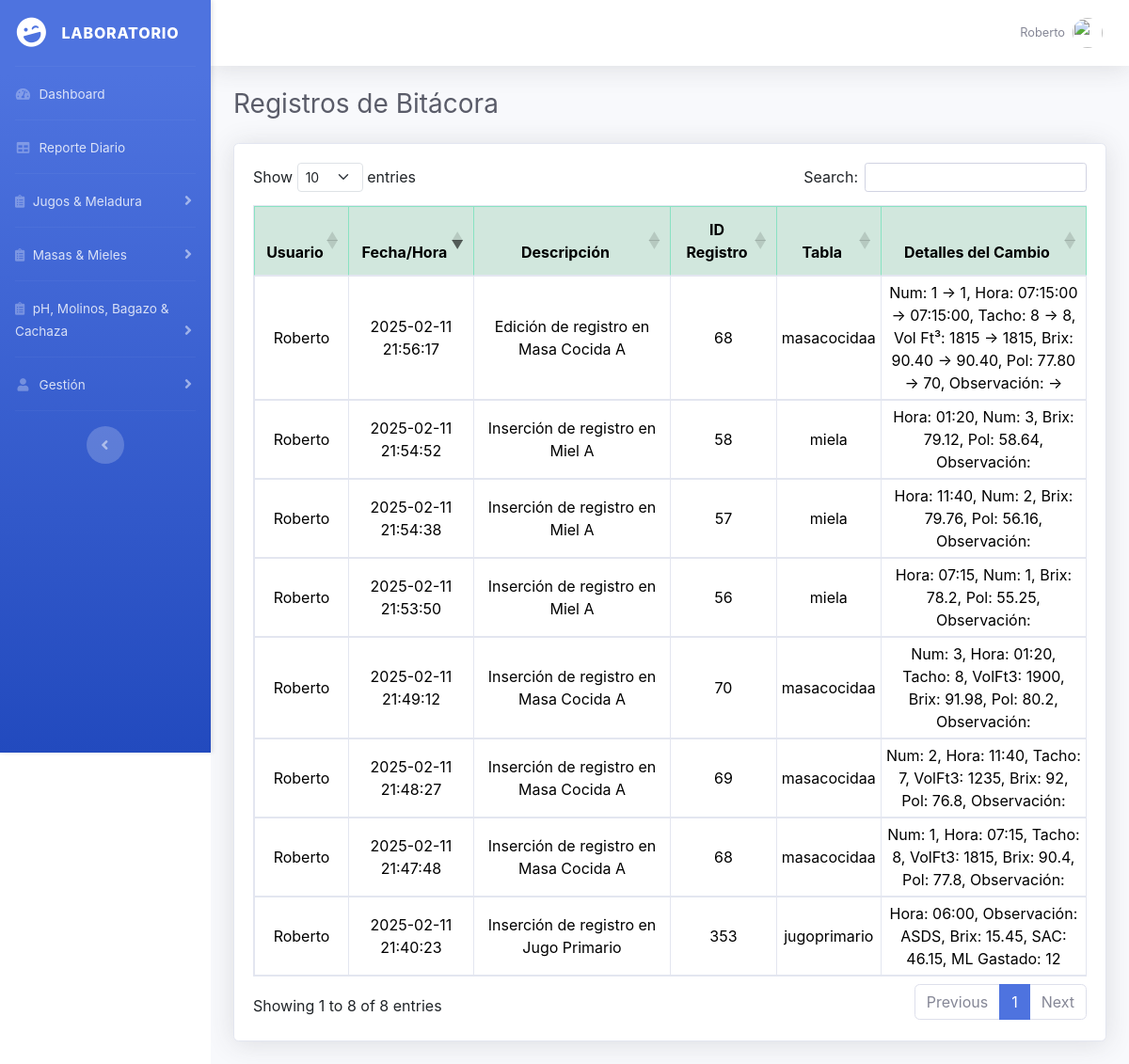
Screenshot of /views/mostrarBitacora.php (signed in) with the database file from the repository.
### tables this page shows
CREATE TABLE IF NOT EXISTS `bitacora` (
  `idBitacora` int NOT NULL AUTO_INCREMENT,
  `nombreUsuario` varchar(255) NOT NULL,
  `fechaHora` timestamp NULL DEFAULT CURRENT_TIMESTAMP,
  `descripcion` text NOT NULL,
  `idRegistro` int NOT NULL,
  `nombreTabla` varchar(255) NOT NULL,
  `detallesCambio` text,
  PRIMARY KEY (`idBitacora`)
);

### views/mostrarBitacora.php (the view, shortened to what this page needs)
<?php
include ROOT_PATH . 'config/conexion.php';
?>
<!DOCTYPE html>
<html lang="es">
<head>
    <link href="<?= BASE_PATH ?>public/vendor/bootstrap/css/bootstrap.min.css" rel="stylesheet">
    <link rel="stylesheet" href="https://cdn.datatables.net/1.13.1/css/dataTables.bootstrap5.min.css">
    <link href="<?= BASE_PATH ?>public/vendor/fontawesome-free/css/all.min.css" rel="stylesheet">
    <link href="<?= BASE_PATH ?>public/css/sb-admin-2.min.css" rel="stylesheet">
</head>
<body id="page-top">
    <div id="wrapper">
        <?php include ROOT_PATH . 'includes/sidebar.php'; ?>
        <div id="content-wrapper" class="d-flex flex-column">
            <div id="content">
                <?php include ROOT_PATH . 'includes/topbar.php'; ?>
                <div class="container-fluid">
                    <h1 class="h3 mb-4 text-gray-800">Registros de Bitácora</h1>
                    <div class="card shadow mb-4">
                        <div class="card-body table-responsive">
                            <?php
                            $sql = "SELECT idBitacora, nombreUsuario, fechaHora, descripcion,
                                   idRegistro, nombreTabla, detallesCambio
                            FROM bitacora
                            ORDER BY fechaHora DESC";
                            $stmt = $conexion->prepare($sql);
                            $stmt->execute();
                            $registros = $stmt->fetchAll(PDO::FETCH_ASSOC);
                            ?>
                            <div class="table-responsive">
                                <table class="table table-bordered" id="tablaBitacora" width="100%" cellspacing="0">
                                    <thead class="table-success">
                                        <tr>
                                            <th class="text-center">Usuario</th>
                                            <th class="text-center">Fecha/Hora</th>
                                            <th class="text-center">Descripción</th>
                                            <th class="text-center">ID Registro</th>
                                            <th class="text-center">Tabla</th>
                                            <th class="text-center">Detalles del Cambio</th>
                                        </tr>
                                    </thead>
                                    <tbody>
                                        <?php foreach ($registros as $registro): ?>
                                            <tr>
                                                <td><?= htmlspecialchars($registro['nombreUsuario']) ?></td>
                                                <td><?= htmlspecialchars($registro['fechaHora']) ?></td>
                                                <td><?= htmlspecialchars($registro['descripcion']) ?></td>
                                                <td class="text-center"><?= $registro['idRegistro'] ?></td>
                                                <td class="text-center"><?= htmlspecialchars($registro['nombreTabla']) ?></td>
                                                <td><?= nl2br(htmlspecialchars($registro['detallesCambio'])) ?></td>
                                            </tr>
                                        <?php endforeach; ?>
                                    </tbody>
                                </table>
                            </div>
                        </div>
                    </div>
                </div>
            </div>
        </div>
</body>
</html>

### includes/sidebar.php (shortened to what this page needs)
<ul class="navbar-nav bg-gradient-primary sidebar sidebar-dark accordion" id="accordionSidebar">
    <a class="sidebar-brand d-flex align-items-center justify-content-center" href="<?php echo BASE_PATH; ?>index.php">
        <div class="sidebar-brand-icon rotate-n-15">
            <i class="fas fa-laugh-wink"></i>
        </div>
        <div class="sidebar-brand-text mx-3">Laboratorio</div>
    </a>
    <hr class="sidebar-divider my-0">
    <li class="nav-item">
        <a class="nav-link" href="<?php echo BASE_PATH; ?>views/dashboard.php">
            <i class="fas fa-fw fa-tachometer-alt"></i>
            <span>Dashboard</span></a>
    </li>
    <hr class="sidebar-divider my-0">
    <li class="nav-item">
        <a class="nav-link" href="<?php echo BASE_PATH; ?>views/reporteDiario.php">
            <i class="fas fa-fw fa-table"></i>
            <span>Reporte Diario</span></a>
    </li>
    <hr class="sidebar-divider my-0">
    <li class="nav-item">
        <a class="nav-link collapsed" href="#" data-toggle="collapse" data-target="#collapseJugosMeladura" aria-expanded="true" aria-controls="collapseJugosMeladura">
            <i class="fas fa-clipboard-list"></i>
            <span>Jugos & Meladura</span>
        </a>
    </li>
    <hr class="sidebar-divider my-0">
    <li class="nav-item">
        <a class="nav-link collapsed" href="#" data-toggle="collapse" data-target="#collapseMasasMieles" aria-expanded="true" aria-controls="collapseMasasMieles">
            <i class="fas fa-clipboard-list"></i>
            <span>Masas & Mieles</span>
        </a>
    </li>
    <hr class="sidebar-divider my-0">
    <li class="nav-item">
        <a class="nav-link collapsed" href="#" data-toggle="collapse" data-target="#collapsephMolinosBagazoCachaza" aria-expanded="true" aria-controls="collapsephMolinosBagazoCachaza">
            <i class="fas fa-clipboard-list"></i>
            <span>pH, Molinos, Bagazo & Cachaza</span>
        </a>
    </li>
    <hr class="sidebar-divider my-0">
    <li class="nav-item">
        <a class="nav-link collapsed" href="#" data-toggle="collapse" data-target="#collapseGestion" aria-expanded="true" aria-controls="collapseGestion">
            <i class="fas fa-fw fa-user"></i>
            <span>Gestión</span>
        </a>
    </li>
    <hr class="sidebar-divider d-none d-md-block">
    <div class="text-center d-none d-md-inline">
        <button class="rounded-circle border-0" id="sidebarToggle"></button>
    </div>
</ul>

### includes/topbar.php (shortened to what this page needs)
<?php include ROOT_PATH . 'config/config.php';
$user = $_SESSION['nombre'] ?? 'Invitado';
?>
<nav class="navbar navbar-expand navbar-light bg-white topbar mb-4 static-top shadow">
    <ul class="navbar-nav ml-auto">
        <li class="nav-item dropdown no-arrow">
            <a class="nav-link dropdown-toggle" href="#" id="userDropdown" role="button" data-toggle="dropdown" aria-haspopup="true" aria-expanded="false">
                <span class="mr-2 d-none d-lg-inline text-gray-600 small">
                    <?php echo htmlspecialchars($user); ?>
                </span>
                <img class="img-profile rounded-circle" src="<?php echo BASE_PATH; ?>public/img/undraw_profile.svg">
            </a>
        </li>
    </ul>
</nav>

### views/mostrarBitacora.php (style rules this page uses)
.table th { border-color: #89e2c2; background-color: #d1e7dd; vertical-align: middle; padding: 12px; }
.table td { text-align: center; vertical-align: middle; padding: 5px; }
.sidebar { width: 200px; height: 100vh; position: sticky; top: 0; background-color: #f4f4f4; box-shadow: 2px 0 5px rgba(0, 0, 0, 0.1); z-index: 1050; }

### rows the page displays
bitacora: nombreUsuario "Roberto", fechaHora "2025-02-11 21:56:17", descripcion "Edición de registro en Masa Cocida A", idRegistro "68", nombreTabla "masacocidaa", detallesCambio "Num: 1 → 1, Hora: 07:15:00 → 07:15:00, Tacho: 8 → 8, Vol Ft³: 1815 → 1815, Brix: 90.40 → 90.40, Pol: 77.80 → 70, Observación: →"
bitacora: nombreUsuario "Roberto", fechaHora "2025-02-11 21:54:52", descripcion "Inserción de registro en Miel A", idRegistro "58", nombreTabla "miela", detallesCambio "Hora: 01:20, Num: 3, Brix: 79.12, Pol: 58.64, Observación:"
bitacora: nombreUsuario "Roberto", fechaHora "2025-02-11 21:54:38", descripcion "Inserción de registro en Miel A", idRegistro "57", nombreTabla "miela", detallesCambio "Hora: 11:40, Num: 2, Brix: 79.76, Pol: 56.16, Observación:"
bitacora: nombreUsuario "Roberto", fechaHora "2025-02-11 21:53:50", descripcion "Inserción de registro en Miel A", idRegistro "56", nombreTabla "miela", detallesCambio "Hora: 07:15, Num: 1, Brix: 78.2, Pol: 55.25, Observación:"
bitacora: nombreUsuario "Roberto", fechaHora "2025-02-11 21:49:12", descripcion "Inserción de registro en Masa Cocida A", idRegistro "70", nombreTabla "masacocidaa", detallesCambio "Num: 3, Hora: 01:20, Tacho: 8, VolFt3: 1900, Brix: 91.98, Pol: 80.2, Observación:"
bitacora: nombreUsuario "Roberto", fechaHora "2025-02-11 21:48:27", descripcion "Inserción de registro en Masa Cocida A", idRegistro "69", nombreTabla "masacocidaa", detallesCambio "Num: 2, Hora: 11:40, Tacho: 7, VolFt3: 1235, Brix: 92, Pol: 76.8, Observación:"
bitacora: nombreUsuario "Roberto", fechaHora "2025-02-11 21:47:48", descripcion "Inserción de registro en Masa Cocida A", idRegistro "68", nombreTabla "masacocidaa", detallesCambio "Num: 1, Hora: 07:15, Tacho: 8, VolFt3: 1815, Brix: 90.4, Pol: 77.8, Observación:"
bitacora: nombreUsuario "Roberto", fechaHora "2025-02-11 21:40:23", descripcion "Inserción de registro en Jugo Primario", idRegistro "353", nombreTabla "jugoprimario", detallesCambio "Hora: 06:00, Observación: ASDS, Brix: 15.45, SAC: 46.15, ML Gastado: 12"

### other values shown
$user "Roberto"
